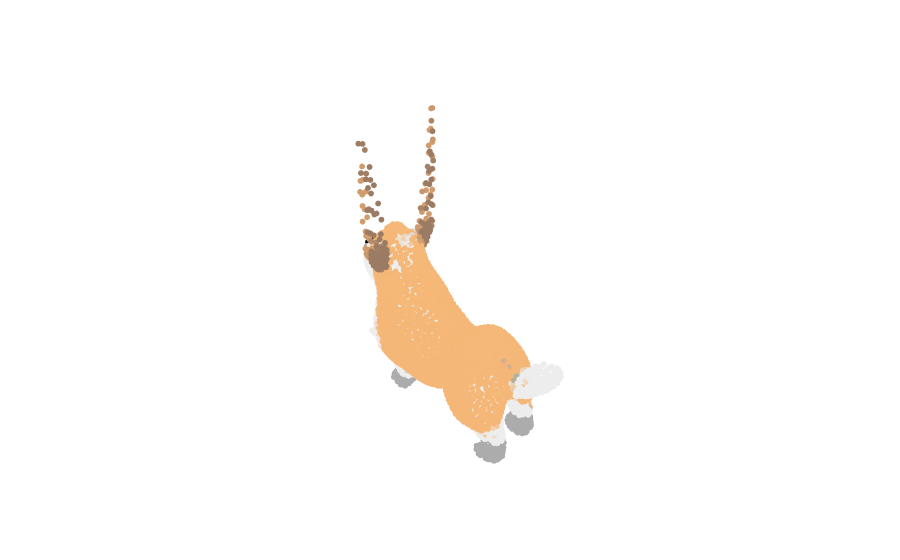

Notebook cell for this chart:
### Code cell
plot_3D(pc_new)

### Figure 1 — Plotly figure (JSON) as saved in the notebook; plotly's stock layout.template omitted (floating-point values rounded to 4 significant figures; data arrays with more than 128 entries replaced by an {"elided": "..."} marker saying what was removed)
{"data": [{"hoverinfo": "text", "hovertext": {"elided": "4096 str values"}, "marker": {"color": {"elided": "4096 str values"}, "size": 2}, "mode": "markers", "type": "scatter3d", "x": {"elided": "4096 float values"}, "y": {"elided": "4096 float values"}, "z": {"elided": "4096 float values"}}], "layout": {"scene": {"xaxis": {"visible": false}, "yaxis": {"visible": false}, "zaxis": {"visible": false}}}}
